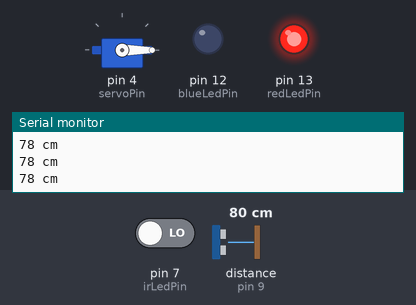
This sketch was run on a simulated Arduino Uno, built with avr-gcc and run on an emulated ATmega328P. Parts: servo, output pins drawn as LEDs (lit = HIGH), the last lines printed to the serial monitor. Wiring (inferred from the names in the program): ultrasonic range finder: trigger pin 8; echo pin 9. Inputs (shaded band) come from the test bench; at power-on: distance to the obstacle (sensor on pin 9) 80 cm, pin 7 (irLedPin) LOW. The echo pulse lasts 58.3 µs per cm; pins used as bus, display or sensor lines are not drawn.

Above: at 1.3 s.
1.4 s: distance to the obstacle (sensor on pin 9) set to 12 cm
2.9 s: distance to the obstacle (sensor on pin 9) set to 9 cm
At 4.0 s:
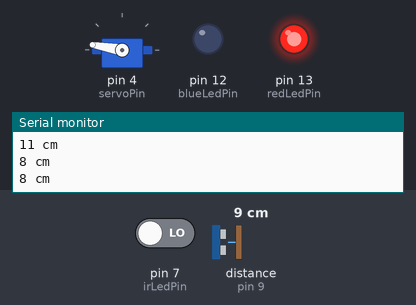
4.5 s: pin 7 (irLedPin) driven HIGH
At 5.4 s:
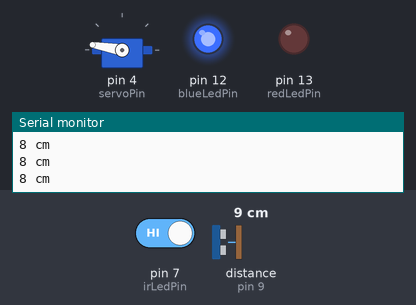
6.0 s: pin 7 (irLedPin) driven LOW
At 6.8 s:
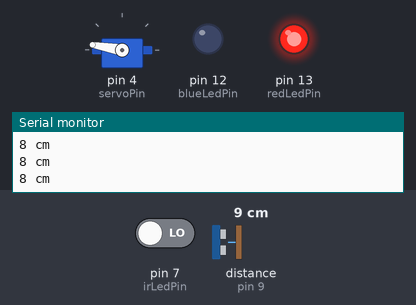
Timing chart, 0 to 8.5 s (numbered marks = the images above; inputs shaded):
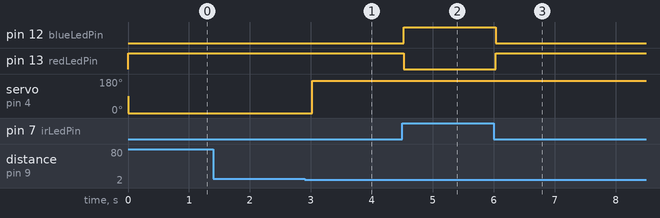

The sketch:

SmartTrashCanCode_ver1.ino
```cpp
#include <Servo.h> // 서보 라이브러리 사용
#include <SoftwareSerial.h>

Servo servo; // 서보 객체 선언

SoftwareSerial btSerial(2, 3); // 블루투스 소프트웨어 시리얼 객체 선언

const int servoPin = 4;    // 서보모터 핀
const int irLedPin = 7;    // 적외선 센서 핀
const int trigPin = 8;     // 초음파센서의 trig핀을 아두이노 8번 핀 연결
const int echoPin = 9;     // 초음파센서의 echo핀을 아두이노 9번 핀 연결
const int blueLedPin = 12; // 파란색 LED 핀
const int redLedPin = 13;  // 빨간색 LED 핀

int fullState = 0;
int count = -1;
int delayClose = 5;

void setup()
{
    Serial.begin(9600);   // 시리얼 통신 시작
    btSerial.begin(9600); // 블루투스 소프트웨어 시리얼 시작

    pinMode(irLedPin, INPUT);    // 7번핀 INPUT 설정
    pinMode(trigPin, OUTPUT);    // 8번핀 OUTPUT 설정
    pinMode(echoPin, INPUT);     // 9번핀 INPUT 설정
    pinMode(redLedPin, OUTPUT);  // 12번핀 OUTPUT 설정
    pinMode(blueLedPin, OUTPUT); // 13번핀 OUTPUT 설정

    servo.attach(servoPin); //아두이노의 3번 핀에서 서보모터 동
}

void loop()
{
    // 초음파 출력
    digitalWrite(trigPin, HIGH);
    delayMicroseconds(10);
    digitalWrite(trigPin, LOW);

    // 외부 표면에 반사된 초음파 왕복 시간을 계산해 거리를 산출함
    int distance = pulseIn(echoPin, HIGH) * 340 / 10000 / 2;

    // 시리얼 모니터로 거리 출력
    Serial.print(distance);
    Serial.println(" cm");

    if (distance < 10)
    {
        count = delayClose * 2;
    }
    else if (distance >= 10)
    {
        if (count >= 0)
            count--;
    }

    if (count >= 0)
    {
        servo.write(170);
    }
    else
    {
        servo.write(0);
    }

    // 이전 값을 저장
    bool preFullState = fullState;

    // 적외선 센서 값 읽어오기
    fullState = digitalRead(irLedPin);

    // 깂이 바뀌면 실행
    if (preFullState != fullState)
    {
        if (fullState == HIGH)
        {
            //장애물 없는 상태
            btSerial.println("1");
        }
        else if (fullState == LOW)
        {
            //장애물 있는 상태
            btSerial.println("2");
        }
    }

    //장애물 유뮤에 따른 LED 제어
    if (fullState == HIGH)
    {
        //장애물 없는 상태
        digitalWrite(redLedPin, LOW);
        digitalWrite(blueLedPin, HIGH);
    }
    else if (fullState == LOW)
    {
        //장애물 있는 상태
        digitalWrite(redLedPin, HIGH);
        digitalWrite(blueLedPin, LOW);

    }

    delay(500);
}
```

Measured:
- the behaviour switches between 11 and 10 cm on distance to the obstacle (sensor on pin 9) (found by bisection; images 0 and 1)
- after the input at 2.9 s, servo on pin 4 (servoPin): 0° → 170° after 0.12 s
- after the input at 4.5 s, pin 12 (blueLedPin): LOW → HIGH at once; pin 13 (redLedPin): HIGH → LOW at once
- after the input at 6.0 s, pin 12 (blueLedPin): HIGH → LOW at once; pin 13 (redLedPin): LOW → HIGH at once
